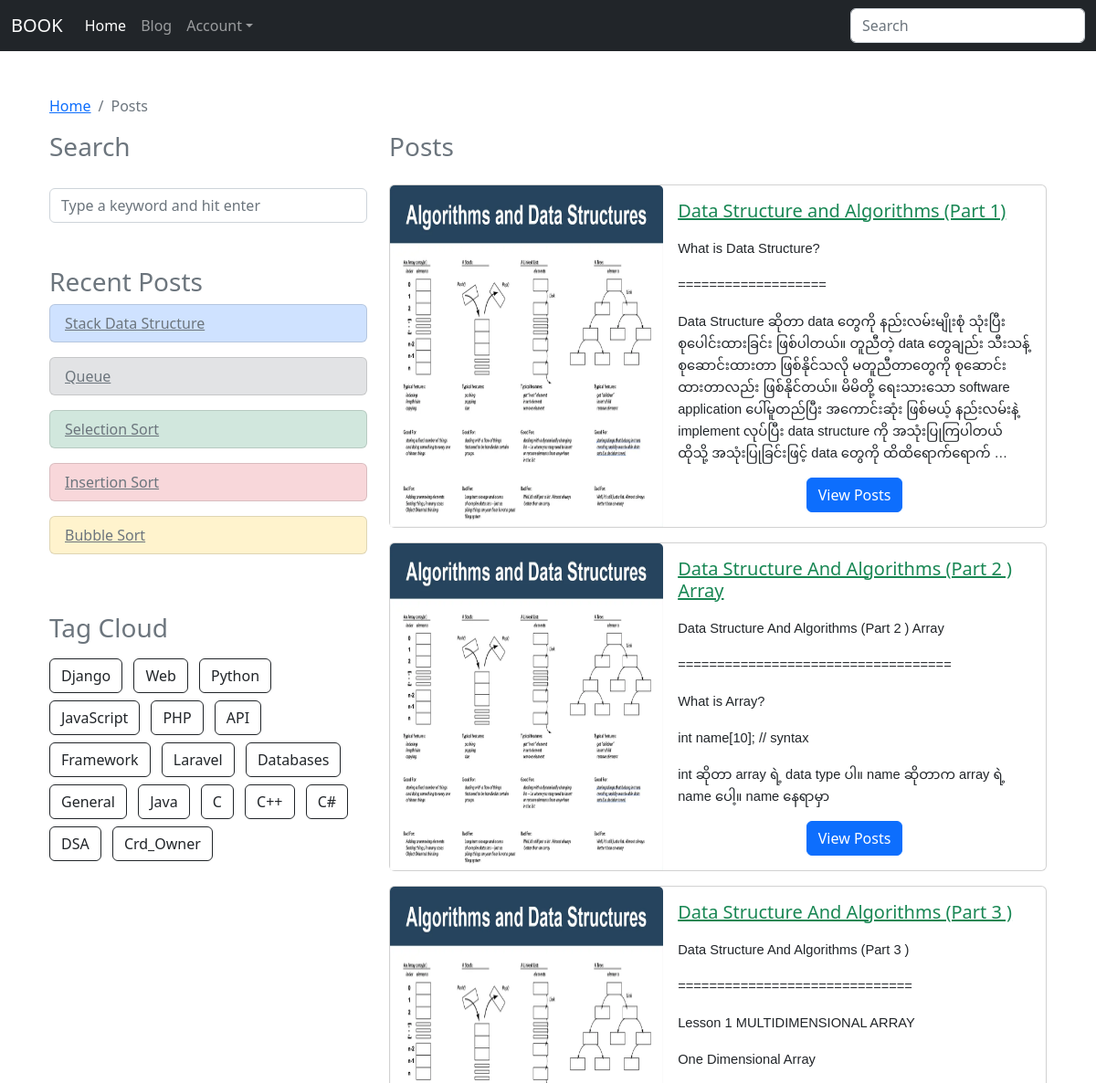
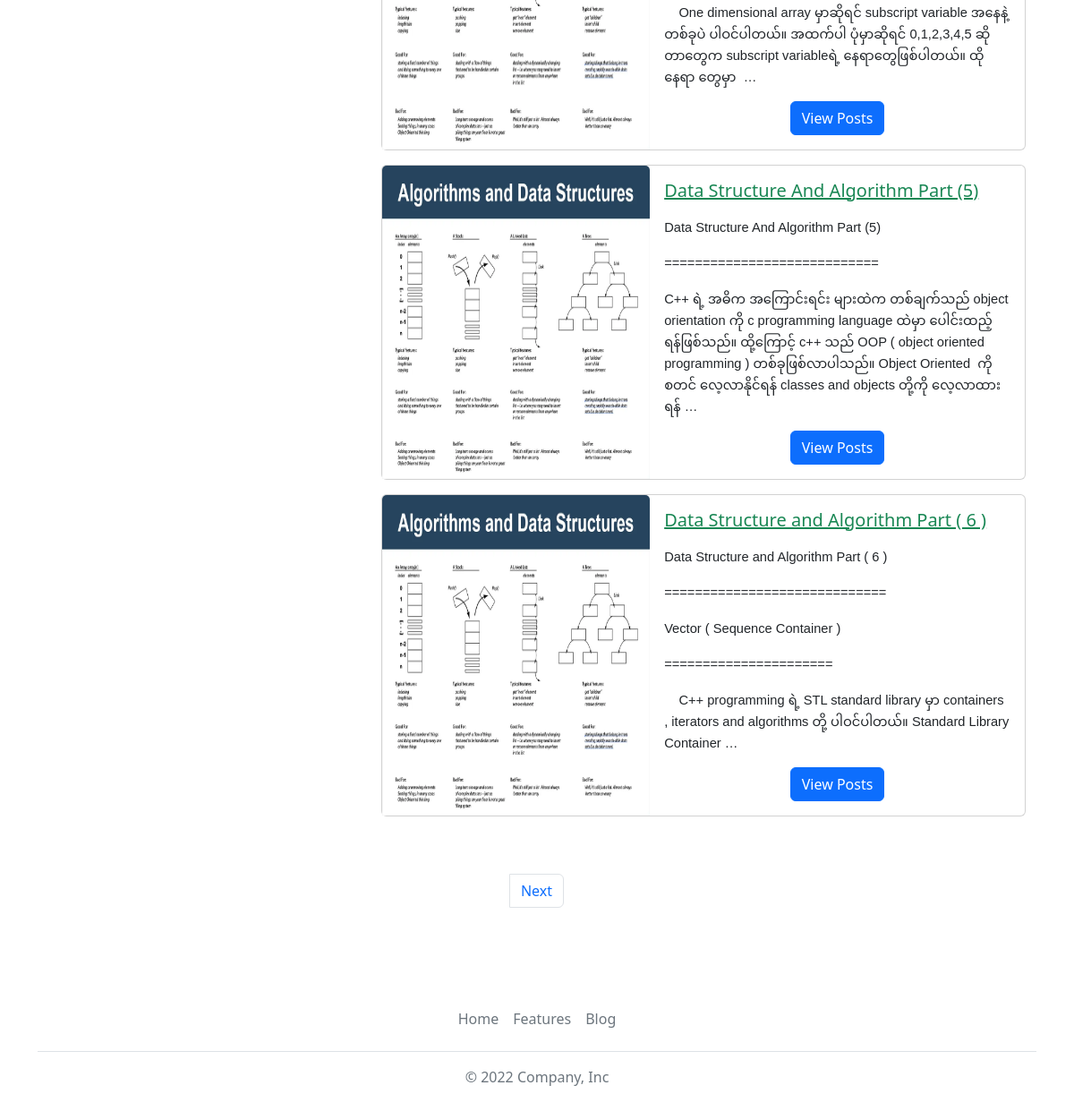
Page /blog/posts/ on the committed database (2 pictures, top to bottom).
### blog/models.py (models this page shows, shortened)
class Blog(models.Model):
    STATUS_CHOICE = (
        (0, "Draft"),
        (1, "Public"),
    )
    title = models.CharField(max_length=254)
    user = models.ForeignKey(User, on_delete=models.CASCADE)
    slug = models.SlugField()
    body = RichTextUploadingField(blank=True)
    created_date = models.DateTimeField(default=timezone.now)
    edited_date = models.DateTimeField(auto_now_add=True)
    tags = models.ManyToManyField(Tag, blank=True)
    image = models.ImageField(upload_to=None, null=True, blank=True)
    status = models.IntegerField(choices=STATUS_CHOICE, default=0)

### tags/models.py (models this page shows, shortened)
class Tag(models.Model):
    name = models.CharField(max_length=100)

### blog/views.py (the view)
# urls.py: path("posts/", views.blog_posts, name="posts"),
def blog_posts(request):
    recent_posts = Blog.objects.all().order_by("-created_date")[:5]
    all_tags = Tag.objects.all()
    blogs = Blog.objects.all().order_by("created_date")
    page = request.GET.get("page", 1)
    paginator = Paginator(blogs, 5)
    try:
        page_obj = paginator.page(page)
    except PageNotAnInteger:
        page_obj = paginator.page(1)
    except EmptyPage:
        page_obj = paginator.page(paginator.num_pages)
    context = {
        "recent_posts": recent_posts,
        "all_tags": all_tags,
        "blogs": blogs,
        "page_obj": page_obj,
        "page": page,
    }
    return render(request, "blog/blog_posts.html", context)

### templates/blog/blog_posts.html (shortened to what this page needs)
{% extends 'base.html' %}
{% load static %}
{% block content %}
	<div class="container px-4 py-5">
		<nav aria-label="breadcrumb mb-3">
		  <ol class="breadcrumb">
		    <li class="breadcrumb-item"><a href="{% url 'blog:home' %}">Home</a></li>
		    <li class="breadcrumb-item active" aria-current="page">Posts</li>
		  </ol>
		</nav>
		<div class="row">
			<div class="col-12 col-lg-4">
				<h3 class="text-muted mb-1">Search</h3>
				<div class="sidebar-box pt-md-4 mb-5">
			        <form action="" class="search-form" method="GET">
			            <div class="form-group">
			                <input type="text" name="q" class="form-control" placeholder="Type a keyword and hit enter">
			            </div>
			        </form>
			    </div>
			    <div class="mb-5">
				    <h3 class="text-muted">Recent Posts</h3>
				    {% for post in recent_posts %}
				    <ul class="list-group">
						  <li class="list-group-item mb-3 {% cycle 'list-group-item-primary' 'list-group-item-secondary' 'list-group-item-success' 'list-group-item-danger' 'list-group-item-warning' %}">
						  	<a class="text-deorator-none link-secondary" href="{% url 'blog:detail' post.slug %}">{{ post.title }}</a>
						  </li>
					</ul>
					{% endfor %}
				</div>
				<div class="mb-3">
			        <h3 class="text-muted mb-3">Tag Cloud</h3>
			        <ul class="list-inline">
			        	{% for tag in all_tags %}
					    <li class="list-inline-item mb-2"><a href="{% url 'book:view_tags' tag.name %}" class="btn btn-outline-dark">{{ tag.name }}</a></li>
					    {% endfor %}
					</ul>
			    </div>
			</div>
			<div class="col-12 col-lg-8">
				<h3 class="text-muted mb-4">Posts</h3>
				{% for post in page_obj %}
				<div class="card mb-3">
				    <div class="row g-0">
				        <div class="col-sm-5">
				            <a href="{% url 'blog:detail' post.slug %}">
				            	<img src="{{ post.image.url }}" class="card-img-top h-100" alt="{{ post.title }}">
				            </a>
				        </div>
				        <div class="col-sm-7">
				            <div class="card-body">
				            	<h5 class="card-title">
					            	<a href="{% url 'blog:detail' post.slug %}" class="text-deorator-none link-success">
						            	{{ post.title }}
						            </a>
					            </h5>
				                <p class="card-text mb-3">{{ post.body |truncatewords:"50" | safe }}</p>
				                <div class="text-center mt-3">
				                	<a href="{% url 'blog:detail' post.slug %}" class="btn btn-primary">View Posts</a>
				                </div>
				            </div>
				        </div>
				    </div>
				</div>
				{% endfor %}
			</div>
			{% if page_obj.has_other_pages %}
		    <div class="mt-5">
		    	<nav aria-label="Page navigation example">
				  <ul class="pagination justify-content-center">
				    <li class="page-item">
				    	{% if page_obj.has_next %}
				    	  <a class="page-link" href="?page={{ page_obj.next_page_number }}">Next</a>
				    	{% endif %}
				    </li>
				  </ul>
				</nav>
		    </div>
		    {% endif %}
		</div>
	</div>
{% endblock %}

### rows in the picture
Blog: title "Stack Data Structure"
Blog: title "Queue"
Blog: title "Selection Sort"
Blog: title "Insertion Sort"
Blog: title "Bubble Sort"
Tag: name "Django"
Tag: name "Web"
Tag: name "Python"
Tag: name "JavaScript"
Tag: name "PHP"
Tag: name "API"
Tag: name "Framework"
Tag: name "Laravel"
Tag: name "Databases"
Tag: name "General"
Tag: name "Java"
Tag: name "C"
Tag: name "C++"
Tag: name "C#"
Tag: name "DSA"
Tag: name "Crd_Owner"
Blog: image (picture), title "Data Structure and Algorithms (Part 1)", body "What is Data Structure? =================== Data Structure ဆိုတာ data တွေကို နည်းလမ်းမျိုးစုံ သုံးပြီး စုပေါင်းထားခြင်း ဖြစ်ပါတယ်။ တူညီတဲ့ data တွေချည်း သီးသန့်စုဆောင်းထားတာ ဖြစ်နိုင်သလို မတူညီတာတွေကို စုဆောင်းထားတာလည်း ဖြစ်နိုင်တယ်။ မိမိတို့ ရေးသားသော software application ပေါ်မူတည်ပြီး အကောင်းဆုံး ဖြစ်မယ့် နည်းလမ်းနဲ့ implement လုပ်ပြီး data structure ကို အသုံးပြုကြပါတယ် ထိုသို့ အသုံးပြုခြင်းဖြင့် data တွေကို ထိထိရောက်ရောက် …"
Blog: image (picture), title "Data Structure And Algorithms (Part 2 ) Array", body "Data Structure And Algorithms (Part 2 ) Array =================================== What is Array? int name[10]; // syntax int ဆိုတာ array ရဲ့ data type ပါ။ name ဆိုတာက array ရဲ့ name ပေါ့။ name နေရာမှာ"
Blog: image (picture), title "Data Structure And Algorithms (Part 3 )", body "Data Structure And Algorithms (Part 3 ) ============================== Lesson 1 MULTIDIMENSIONAL ARRAY One Dimensional Array One dimensional array မှာဆိုရင် subscript variable အနေနဲ့ တစ်ခုပဲ ပါဝင်ပါတယ်။ အထက်ပါ ပုံမှာဆိုရင် 0,1,2,3,4,5 ဆိုတာတွေက subscript variableရဲ့ နေရာတွေဖြစ်ပါတယ်။ ထိုနေရာ တွေမှာ …"
Blog: image (picture), title "Data Structure And Algorithm Part (5)", body "Data Structure And Algorithm Part (5) ============================ C++ ရဲ့ အဓိက အကြောင်းရင်း များထဲက တစ်ချက်သည် object orientation ကို c programming language ထဲမှာ ပေါင်းထည့်ရန်ဖြစ်သည်။ ထို့ကြောင့် c++ သည် OOP ( object oriented programming ) တစ်ခုဖြစ်လာပါသည်။ Object Oriented ကို စတင် လေ့လာနိုင်ရန် classes and objects တို့ကို လေ့လာထားရန် …"
Blog: image (picture), title "Data Structure and Algorithm Part ( 6 )", body "Data Structure and Algorithm Part ( 6 ) ============================= Vector ( Sequence Container ) ====================== C++ programming ရဲ့ STL standard library မှာ containers , iterators and algorithms တို့ ပါဝင်ပါတယ်။ Standard Library Container …"
